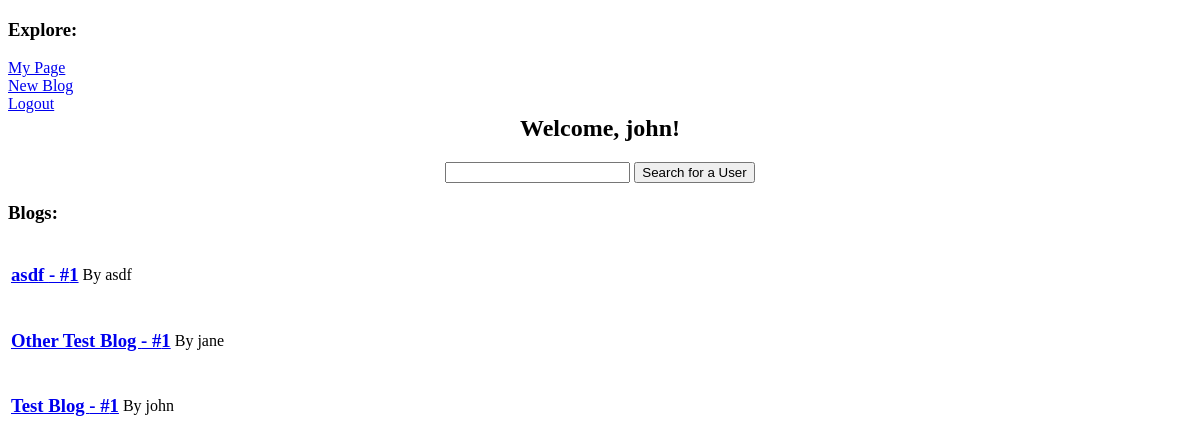
Page / (signed in) on the earlier database version.
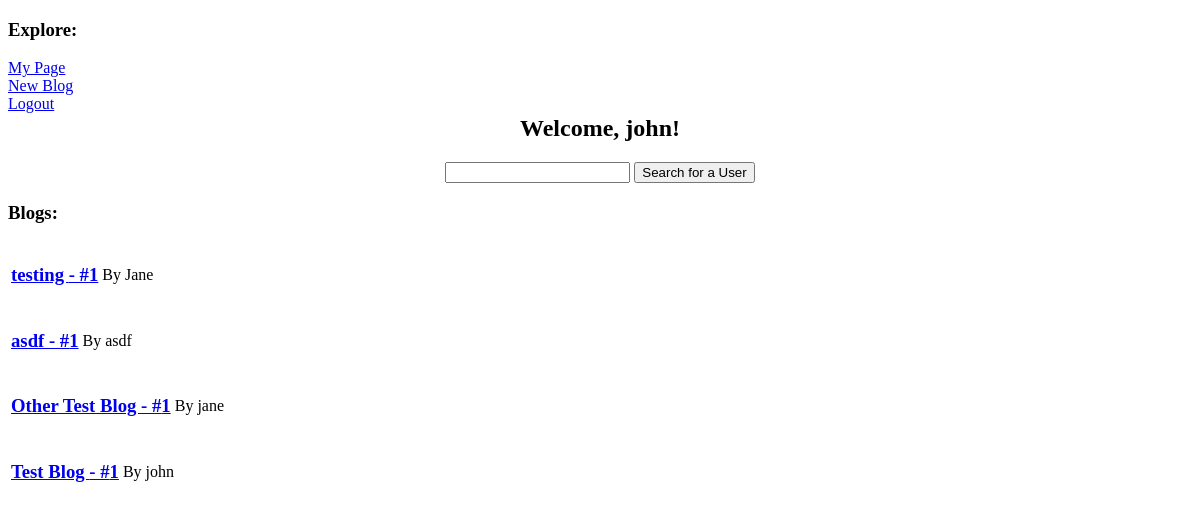
Same page on the later database version.
### tables this page shows
CREATE TABLE blog(username TEXT, category TEXT, blog_title TEXT, description TEXT, blog_id INTEGER);

### blog.py (the view)
@app.route('/')
def render_test():
    if 'user' in session:
        username = session['user']
    else:
        return redirect("/login")
    db = sqlite3.connect(DB_FILE)
    c = db.cursor()
    c.execute("SELECT blog_title FROM blog;")
    titles = c.fetchall()
    c.execute("SELECT description FROM blog;")
    descriptions = c.fetchall()
    c.execute("SELECT blog_id FROM blog;")
    ids = c.fetchall()
    c.execute("SELECT username FROM blog;")
    users = c.fetchall()
    db.commit()
    db.close()
    length = len(descriptions)
    return render_template("index.html", username=username, titles=titles, descriptions=descriptions, ids=ids,
                           length=length, users=users)
    '''except:
        flash("Big error.")
        return redirect("/")
    '''

### templates/index.html (shortened to what this page needs)
<!DOCTYPE html>
<html>
  <head>
  </head>
  <body>
   <h3> Explore: </h3>
      <ul style="
list-style-type:none;
    float:left; margin:0; padding:0;">
	<li >
	  <a href="/mypage"> My Page </a>
	</li>
	<li>
	  <a href="/add">New Blog</a>
	</li>
	<li>
	  <a href="/logout">Logout</a>
      </ul>
      <br>
      <br>
          <center>
 <h2>Welcome, {{username}}!</h2>
    {% block search %}
	<form action="/search">
	  <input type="text" name="query">
	  <input type="submit" value="Search for a User">
	</form>
	{% endblock %}
    {% block body %}
    </center>
	  <h3> Blogs: </h3>
 {% for n in range(length) %}
 {% set url = "/user/" + users[length - n - 1][0] + "/" + ids[length - n - 1][0]|string %}
    <table>
      <td>
	<h3>
	  <a href={{url}}> {{titles[length - n - 1][0]}} - #{{ids[length - n - 1][0]}} </a>
	</h3>
<td>
	By {{users[length - n - 1][0]}}
      </td>
      <td>
      </td>
    </table>
    {% endfor %}
  {% endblock %}
  </body>
  </html>

Differences in the rows shown:
added blog: blog_title "testing", blog "1", username "Jane"
Other differences:
new list line: "- # By"
